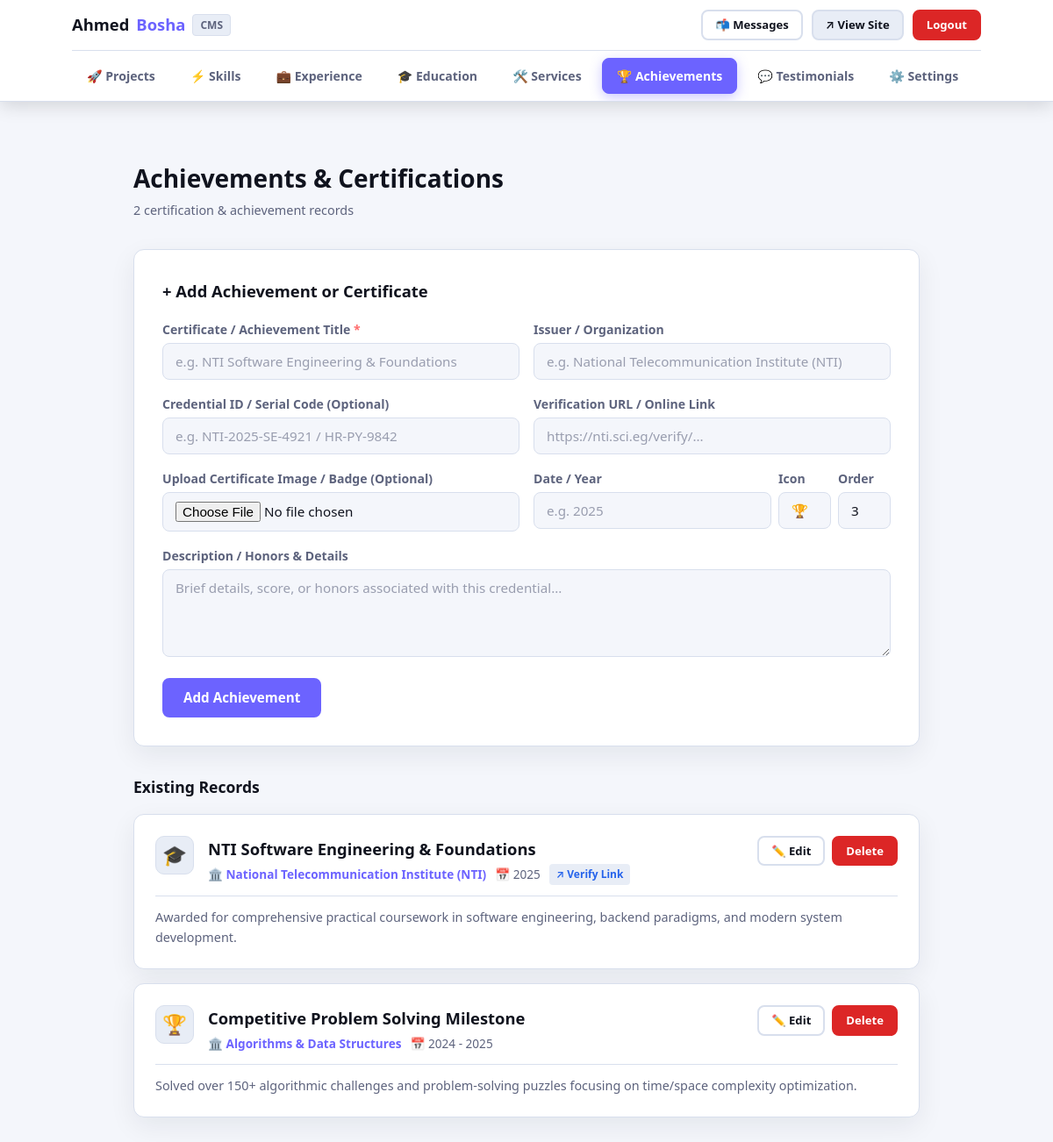
The page /admin/achievements (signed in) on the database its author committed.
### tables this page shows
CREATE TABLE achievements (
            id              INTEGER PRIMARY KEY AUTOINCREMENT,
            title           TEXT    NOT NULL,
            issuer          TEXT,
            date_earned     TEXT,
            credential_url  TEXT,
            icon            TEXT    DEFAULT '🏆',
            description     TEXT,
            sort_order      INTEGER DEFAULT 0
        , credential_id TEXT, image TEXT);

### app.py (the view)
@app.route("/admin/achievements")
@login_required
def admin_achievements():
    db = get_db()
    items = db.execute("SELECT * FROM achievements ORDER BY sort_order ASC, id ASC").fetchall()
    return render_template("admin/achievements.html", achievements_list=items)

### app.py (called while the page is built)
def get_db():
    if "db" not in g:
        g.db = sqlite3.connect(DATABASE)
        g.db.row_factory = sqlite3.Row
        g.db.execute("PRAGMA foreign_keys = ON")
    return g.db

def get_settings(db=None):
    if db is None:
        db = get_db()
    return db.execute("SELECT * FROM site_settings WHERE id = 1").fetchone()

@app.context_processor
def inject_globals():
    try:
        settings = get_settings()
        unread = get_db().execute(
            "SELECT COUNT(*) FROM messages WHERE is_read = 0"
        ).fetchone()[0]
    except Exception:
        settings = None
        unread = 0
    return dict(settings=settings, unread_count=unread)

def login_required(view):
    @functools.wraps(view)
    def wrapped(**kwargs):
        if not session.get("admin_logged_in"):
            flash("Please log in to access the dashboard.", "warning")
            return redirect(url_for("admin_login"))
        return view(**kwargs)
    return wrapped

### templates/admin/achievements.html (shortened to what this page needs)
{% extends "base.html" %}
{% block body %}
{% set active_tab = 'achievements' %}
{% include "admin/nav.html" %}
<main class="admin-main">
    <div class="container" style="max-width:960px;">
        <div class="admin-header">
            <div>
                <h1 class="admin-header__title">Achievements &amp; Certifications</h1>
                <p class="admin-header__subtitle">{{ achievements_list | length }} certification &amp; achievement record{{ 's' if achievements_list | length != 1 }}</p>
            </div>
        </div>
        <div class="form-card" style="margin-bottom: var(--space-lg);">
            <h3 style="margin-bottom: var(--space-md); font-size: 1.15rem; font-weight: 700;">+ Add Achievement or Certificate</h3>
            <form method="POST" action="{{ url_for('admin_add_achievement') }}" enctype="multipart/form-data">
                <div class="form-row">
                    <div class="form-group" style="flex: 2;">
                        <label class="form-label" for="ach_title">Certificate / Achievement Title <span class="required">*</span></label>
                        <input class="form-input" type="text" id="ach_title" name="title" placeholder="e.g. NTI Software Engineering &amp; Foundations" required>
                    </div>
                    <div class="form-group">
                        <label class="form-label" for="issuer">Issuer / Organization</label>
                        <input class="form-input" type="text" id="issuer" name="issuer" placeholder="e.g. National Telecommunication Institute (NTI)">
                    </div>
                </div>
                <div class="form-row">
                    <div class="form-group">
                        <label class="form-label" for="cred_id">Credential ID / Serial Code (Optional)</label>
                        <input class="form-input" type="text" id="cred_id" name="credential_id" placeholder="e.g. NTI-2025-SE-4921 / HR-PY-9842">
                    </div>
                    <div class="form-group">
                        <label class="form-label" for="cred_url">Verification URL / Online Link</label>
                        <input class="form-input" type="url" id="cred_url" name="credential_url" placeholder="https://nti.sci.eg/verify/...">
                    </div>
                </div>
                <div class="form-row">
                    <div class="form-group" style="flex: 2;">
                        <label class="form-label" for="ach_img">Upload Certificate Image / Badge (Optional)</label>
                        <input class="form-input" type="file" id="ach_img" name="image" accept="image/*">
                    </div>
                    <div class="form-group" style="display: grid; grid-template-columns: 1fr 60px 60px; gap: 8px;">
                        <div>
                            <label class="form-label" for="ach_dt">Date / Year</label>
                            <input class="form-input" type="text" id="ach_dt" name="date_earned" placeholder="e.g. 2025">
                        </div>
                        <div>
                            <label class="form-label" for="ach_icon">Icon</label>
                            <input class="form-input" type="text" id="ach_icon" name="icon" value="🏆">
                        </div>
                        <div>
                            <label class="form-label" for="ach_ord">Order</label>
                            <input class="form-input" type="number" id="ach_ord" name="sort_order" value="{{ (achievements_list | length) + 1 }}">
                        </div>
                    </div>
                </div>
                <div class="form-group">
                    <label class="form-label" for="ach_desc">Description / Honors &amp; Details</label>
                    <textarea class="form-input form-textarea" id="ach_desc" name="description" rows="2" placeholder="Brief details, score, or honors associated with this credential..."></textarea>
                </div>
                <button type="submit" class="btn btn--primary">Add Achievement</button>
            </form>
        </div>
        {% if achievements_list %}
            <h3 style="margin-bottom: var(--space-md); font-size: 1.1rem; font-weight: 700;">Existing Records</h3>
            {% for ach in achievements_list %}
            <div class="admin-item-card" id="card-ach-{{ ach.id }}">
                <div class="admin-item-card__header">
                    <div class="admin-item-card__info">
                        {% if ach.image %}
                        <img src="{{ url_for('static', filename='uploads/' + ach.image) }}"
                             alt="{{ ach.title }}" style="width: 54px; height: 54px; border-radius: 10px; object-fit: cover; border: 1px solid var(--clr-border);">
                        {% else %}
                        <div class="admin-item-card__icon">{{ ach.icon or '🏆' }}</div>
                        {% endif %}
                        <div>
                            <h4 class="admin-item-card__title">{{ ach.title }}</h4>
                            <div class="admin-item-card__meta">
                                {% if ach.issuer %}<span>🏛️ {{ ach.issuer }}</span>{% endif %}
                                {% if ach.date_earned %}<span class="admin-item-card__meta-tag">📅 {{ ach.date_earned }}</span>{% endif %}
                                {% if ach.credential_url %}
                                <a href="{{ ach.credential_url }}" target="_blank" rel="noopener" class="link-badge link-badge--blue">↗ Verify Link</a>
                                {% endif %}
                            </div>
                        </div>
                    </div>
                    <div class="admin-item-card__actions">
                        <button type="button" class="btn btn--sm btn--outline" onclick="toggleEdit('edit-ach-{{ ach.id }}')">
                            ✏️ Edit
                        </button>
                        <form method="POST" action="{{ url_for('admin_delete_achievement', item_id=ach.id) }}"
                              style="display:inline;" onsubmit="return confirm('Delete this achievement?');">
                            <button type="submit" class="btn btn--sm btn--danger">Delete</button>
                        </form>
                    </div>
                </div>
                {% if ach.description %}
                <p class="admin-item-card__desc">{{ ach.description }}</p>
                {% endif %}
            </div>
            {% endfor %}
        {% else %}
        <div class="empty-state">
            <p>No achievements added yet. Showcase your certificates and honors above!</p>
        </div>
        {% endif %}
    </div>
</main>
{% endblock %}

### rows shown on the page
achievements: icon "🎓", title "NTI Software Engineering & Foundations", issuer "National Telecommunication Institute (NTI)", date_earned "2025", description "Awarded for comprehensive practical coursework in software engineering, backend paradigms, and modern system development."
achievements: icon "🏆", title "Competitive Problem Solving Milestone", issuer "Algorithms & Data Structures", date_earned "2024 - 2025", description "Solved over 150+ algorithmic challenges and problem-solving puzzles focusing on time/space complexity optimization."

### other values the page prints
{{ achievements_list | length }} "2"
{{ 's' if achievements_list | length != 1 }} "s"
